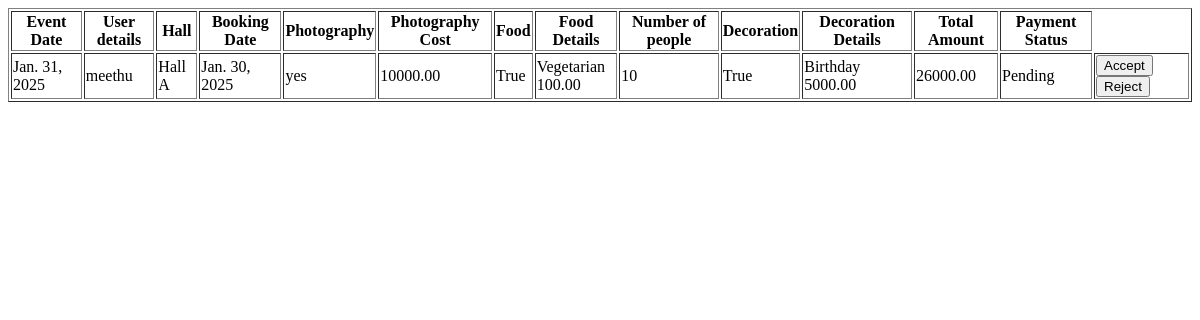
The page /adminviewbooking on the database as committed earlier.
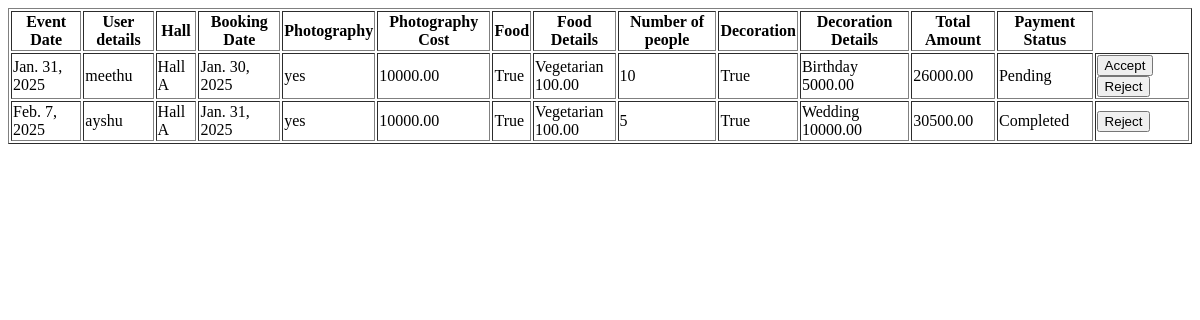
The same page on the database as committed later.
### App/models.py (models this page shows, shortened)
class Bookings(models.Model):
    event_date=models.DateField(null=True)
    event_status=models.CharField(max_length=100,default='Pending')
    user_id=models.ForeignKey(User,on_delete=models.CASCADE)
    hall_id=models.ForeignKey(Halls,on_delete=models.CASCADE)
    booking_date=models.DateField(auto_now_add=True)
    payment_status=models.CharField(max_length=100,default='Pending')
    photography=models.CharField(max_length=100,null=True,blank=True)
    food_value=models.BooleanField(null=True,blank=True)
    food=models.ForeignKey(Food,on_delete=models.CASCADE,null=True,blank=True)
    no_of_people=models.IntegerField(null=True,blank=True)
    decoration_value=models.BooleanField(null=True,blank=True)
    decoration=models.ForeignKey(Decoration,on_delete=models.CASCADE,null=True,blank=True)
    photography_cost=models.DecimalField(max_digits=10,decimal_places=2,null=True,blank=True)
    total_payment=models.DecimalField(max_digits=10,decimal_places=2)

class Halls(models.Model):
    hall_name=models.CharField(max_length=100)
    location=models.CharField(max_length=200)
    capacity=models.IntegerField()
    price_per_day=models.DecimalField(max_digits=10,decimal_places=2)
    photo_url=models.FileField()
    hall_description=models.TextField(null=True,blank=True)

class Food(models.Model):
    food_name=models.CharField(max_length=100,null=True)
    food_image=models.ImageField(upload_to='image/')
    food_price=models.DecimalField(max_digits=10,decimal_places=2)

class Decoration(models.Model):
    decoration_name=models.CharField(max_length=100,null=True)
    decoration_image=models.ImageField(upload_to='image/')
    decoration_price=models.DecimalField(max_digits=10,decimal_places=2)

### App/views.py (the view)
# urls.py: path('adminviewbooking',views.admin_view_booking,name='adminviewbooking'),
def admin_view_booking(request):
    book=Bookings.objects.all()
    return render(request,'admin_view_booking.html',{'data':book})

### template/admin_view_booking.html (shortened to what this page needs)
<!DOCTYPE html>
<html lang="en">
<head>
</head>
<body>
    <table border="1">
        <tr>
            <th>Event Date</th>
            <th>User details</th>
            <th>Hall</th>
            <th>Booking Date</th>
            <th>Photography</th>
            <th>Photography Cost</th>
            <th>Food</th>
            <th>Food Details</th>
            <th>Number of people</th>
            <th>Decoration</th>
            <th>Decoration Details</th>
            <th>Total Amount</th>
            <th>Payment Status</th>
        </tr>
        {% for x in data %}
        <tr>
            <td>{{x.event_date}}</td>
            <td>{{x.user_id.first_name}}</td>
            <td>{{x.hall_id.hall_name}}</td>
            <td>{{x.booking_date}}</td>
            <td>{{x.photography}}</td>
            <td>{{x.photography_cost}}</td>
            <td>{{x.food_value}}</td>
            <td>{{x.food.food_name}} <br> {{x.food.food_price}}</td>
            <td>{{x.no_of_people}}</td>
            <td>{{x.decoration_value}}</td>
            <td>{{x.decoration.decoration_name}} <br> {{x.decoration.decoration_price}}</td>
            <td>{{x.total_payment}}</td>
            <td>{{x.payment_status}}</td>
            <td>
                <form action="{% url 'acceptrejectbooking' id=x.id %}" method="post">
                    {% if x.event_status == 'Pending' %}
                    <input type="submit" value="Accept" name="Status">
                    <input type="submit" value="Reject" name="Status">
                    {% elif x.event_status == 'Accept' %}
                    <input type="submit" value="Reject" name="Status">
                    {% else %}
                    <input type="submit" value="Accept" name="Status">
                    {% endif %}
                </form>
            </td>
        </tr>
        {% endfor %}
    </table>
</body>
</html>

Rows that differ between the two databases and show on the page:
added Bookings: event_date "Feb. 7, 2025", user_id.first_name "ayshu", hall_id.hall_name "Hall A", booking_date "Jan. 31, 2025", photography "yes", photography_cost "10000.00", food_value "True", food.food_name "Vegetarian", food.food_price "100.00", no_of_people "5", decoration_value "True", decoration.decoration_name "Wedding", decoration.decoration_price "10000.00", total_payment "30500.00", payment_status "Completed"
